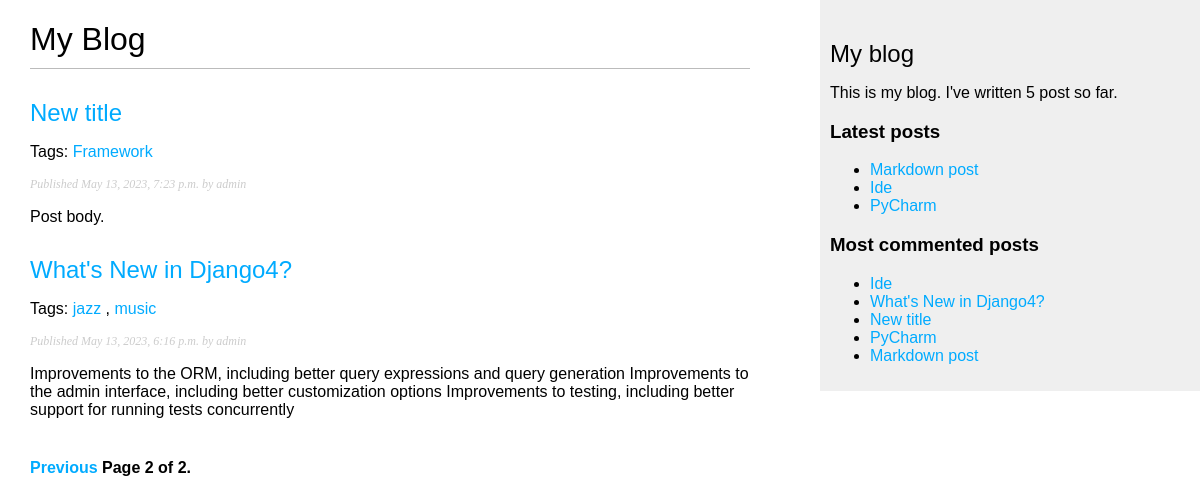
Screenshot of /blog/?page=2 with the database file from the repository.
### blog/models.py (models this page shows, shortened)
class Post(models.Model):
    class Status(models.TextChoices):
        DRAFT = 'DF', 'DRAFT'
        PUBLISHED = 'PB', 'Published'
    title = models.CharField(max_length=250)
    slug = models.SlugField(max_length=250, unique_for_date='publish')
    author = models.ForeignKey(User, on_delete=models.CASCADE, related_name='blog_posts')
    body = models.TextField()
    publish = models.DateTimeField(default=timezone.now)
    created = models.DateTimeField(auto_now_add=True)
    update = models.DateTimeField(auto_now=True)
    status = models.CharField(max_length=2,
                              choices=Status.choices,
                              default=Status.DRAFT)
    tags = TaggableManager()
    objects = models.Manager()
    published = PublishedManager()
    class Meta:
        ordering = ['-publish']
        indexes = [
            models.Index(fields=['-publish'])
        ]
    def get_absolute_url(self):
        return reverse('blog:post_detail',
                       args=[self.publish.year,
                             self.publish.month,
                             self.publish.day,
                             self.slug])

### blog/views.py (the view)
# urls.py: path('', views.post_list, name='post_list'),
def post_list(request, tag_slug=None):
    post_list = Post.published.all()
    tag = None
    if tag_slug:
        tag = get_object_or_404(Tag, slug=tag_slug)
        post_list = post_list.filter(tags__in=[tag])
    paginator = Paginator(post_list, 3)
    page_number = request.GET.get('page', 1)
    try:
        posts = paginator.page(page_number)
    except PageNotAnInteger:
        posts = paginator.page(1)
    except EmptyPage:
        posts = paginator.page(paginator.num_pages)
    return render(request,
                  'blog/post/list.html',
                  {'posts': posts,
                   'tag': tag})

### blog/models.py (called while the page is built)
    def get_queryset(self):
        return super().get_queryset() \
            .filter(status=Post.Status.PUBLISHED)

### blog/templatetags/blog_tags.py (called while the page is built)
@register.simple_tag()
def total_posts():
    return Post.published.count()

@register.inclusion_tag('blog/post/latest_posts.html')
def show_latest_posts(count=5):
    latest_posts = Post.published.order_by('-publish')[:count]
    return {'latest_posts': latest_posts}

@register.simple_tag()
def get_most_commented_posts(count=5):
    return Post.published.annotate(
        total_comments=Count('comments')
    ).order_by('-total_comments')[:count]

@register.filter(name='markdown')
def markdown_format(text):
    return mark_safe(markdown.markdown(text))

### blog/templates/blog/post/list.html (shortened to what this page needs)
{% extends "blog/base.html" %}
{% load blog_tags %}
{% block content %}
  <h1>My Blog</h1>
  {% for post in posts %}
    <h2>
      <a href="{{ post.get_absolute_url }}">
        {{ post.title }}
      </a>
    </h2>
    <p class="tags">
      Tags:
      {% for tag in post.tags.all %}
      <a href="{% url "blog:post_list_by_tag" tag.slug %}">
          {{ tag.name }}
      </a>
      {% if not forloop.last %}, {% endif %}
      {% endfor %}
    </p>
    <p class="date">
      Published {{ post.publish }} by {{ post.author }}
    </p>
    {{ post.body|markdown|truncatewords_html:30 }}
  {% endfor %}
  {% include "pagination.html" with page=posts %}
{% endblock %}

### blog/templates/blog/base.html (shortened to what this page needs)
{% load blog_tags %}
{% load static %}
<!DOCTYPE html>
<html>
<head>
  <link href="{% static "css/blog.css" %}" rel="stylesheet">
</head>
<body>
  <div id="content">
    {% block content %}
    {% endblock %}
  </div>
  <div id="sidebar">
    <h2>My blog</h2>
    <p>
      This is my blog.
      I've written {% total_posts %} post so far.
    </p>
    <h3>Latest posts</h3>
    {% show_latest_posts 3 %}
    <h3>Most commented posts</h3>
    {% get_most_commented_posts as most_commented_posts %}
    <ul>
      {% for post in most_commented_posts %}
      <li>
        <a href="{{ post.get_absolute_url }}">{{ post.title }}</a>
      </li>
      {% endfor %}
    </ul>
  </div>
</body>
</html>

### blog/templates/blog/post/latest_posts.html
<ul>
  {% for post in latest_posts %}
    <li>
      <a href="{{ post.get_absolute_url }}">{{ post.title }}</a>
    </li>
  {% endfor %}
</ul>

### blog/static/css/blog.css (style rules this page uses)
body { margin:0; padding:0; font-family:helvetica, sans-serif; }
a { color:#00abff; text-decoration:none; }
h1 { font-weight:normal; border-bottom:1px solid #bbb; padding:0 0 10px 0; }
h2 { font-weight:normal; margin:30px 0 0; }
#content { float:left; width:60%; padding:0 0 0 30px; }
#sidebar { float:right; width:30%; padding:10px; background:#efefef; height:100%; }
p.date { color:#ccc; font-family: georgia, serif; font-size: 12px; font-style: italic; }

### rows the page displays
Post: title "New title", publish "May 13, 2023, 7:23 p.m.", author "admin", body "Post body."
Tag: name "Framework"
Post: title "What's New in Django4?", publish "May 13, 2023, 6:16 p.m.", author "admin", body "Improvements to the ORM, including better query expressions and query generation Improvements to the admin interface, including better customization options Improvements to testing, including better support for running tests concurrently"
Tag: name "jazz"
Tag: name "music"
Post: title "Markdown post"
Post: title "Ide"
Post: title "PyCharm"

### other values shown
{{ page.number }} "2"
{{ page.paginator.num_pages }} "2"
